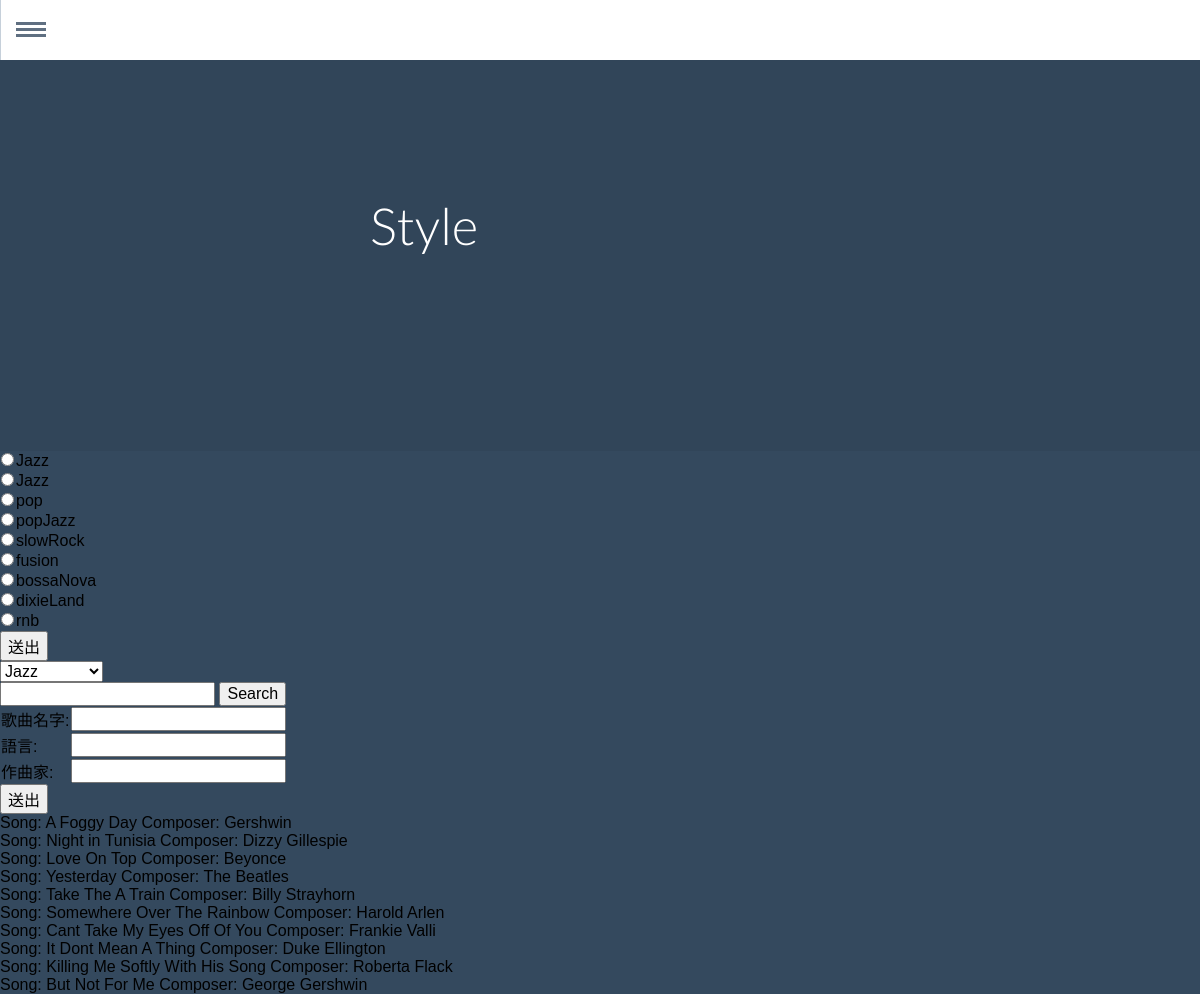
The page /style/ on the database as committed earlier.
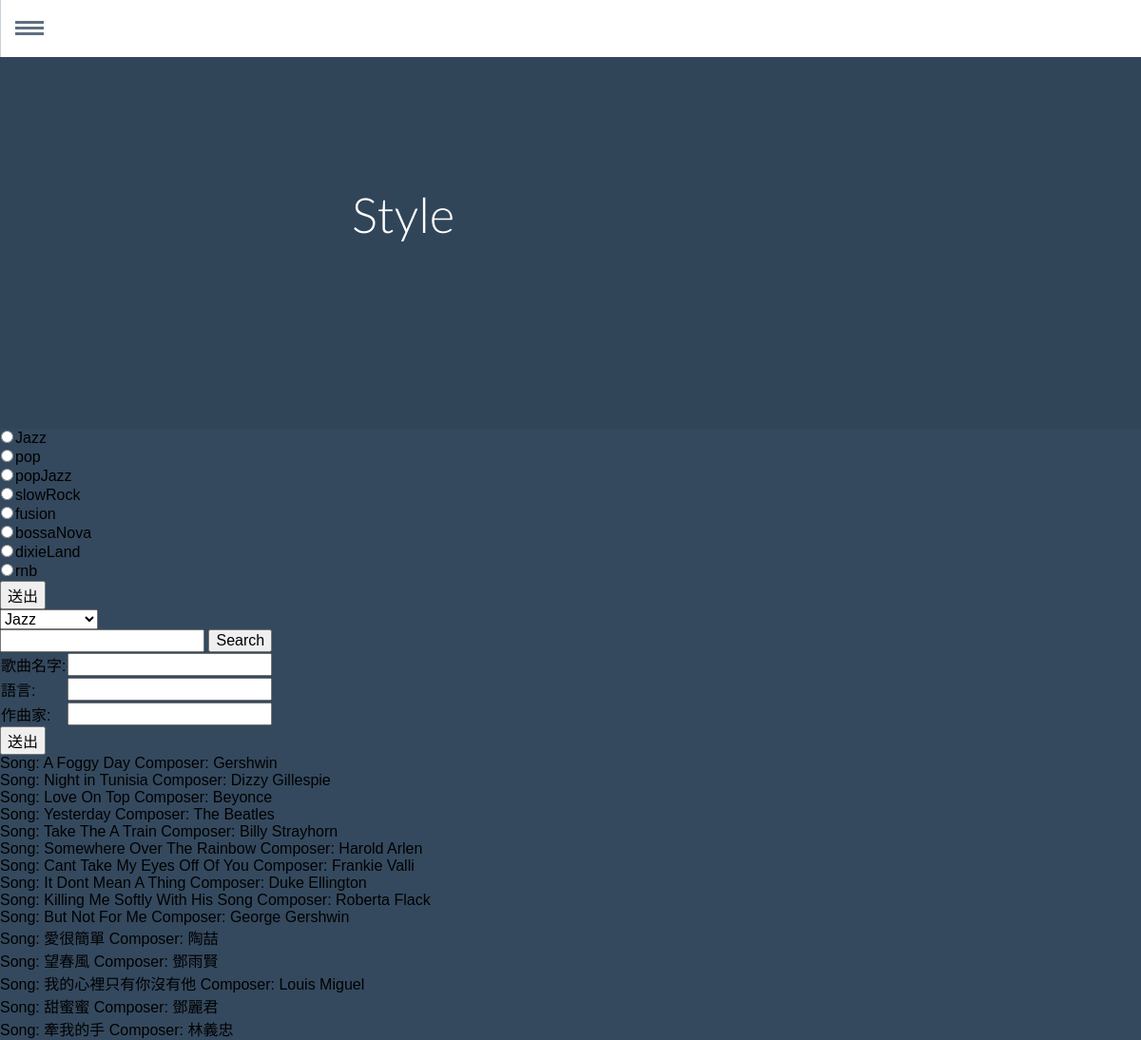
The same page on the database as committed later.
### singer/models.py (models this page shows, shortened)
class Style(models.Model):
	SID = models.AutoField(primary_key = True)
	SName = models.CharField(max_length = 100)

class Song(models.Model):
	SID = models.AutoField(primary_key = True)
	SName = models.CharField(max_length = 100)
	Language = models.CharField(max_length = 100)
	Composer = models.CharField(max_length = 100)
	Tonality = models.CharField(max_length = 100)
	Verion = models.CharField(max_length = 100)
	Style = models.ManyToManyField(Style)

### singer/views.py (the view)
# urls.py: url(r'^style/', style),
def style(request):
    Song_list = Song.objects.all()
    Style_list = Style.objects.all()
    if 'id' in request.GET:
        q = request.GET['id']
        F_Song_list = Style.objects.filter(SID=q)[0].song_set.all()
        return render(request, 'style.html', {'Song_list': F_Song_list, 'Style_list': Style_list})
    elif 'search' in request.GET:
        q = request.GET['search']
        S_Song_list = Song.objects.filter(SName__icontains=q)|Song.objects.filter(Composer__icontains=q)
        return render(request, 'style.html', {'Song_list': S_Song_list, 'Style_list': Style_list})
    elif 'song' in request.GET:
         Song.objects.create(SName=request.GET['song'], Language=request.GET['lan'], Composer=request.GET['comp'])
         return render(request, 'style.html', {'Song_list': Song_list, 'Style_list': Style_list})
    else:
        return render(request, 'style.html', {'Song_list': Song_list, 'Style_list': Style_list})

### templates/style.html (shortened to what this page needs)
<!DOCTYPE html>
<html lang="en" class="no-js">
	<head>
		<link rel="stylesheet" type="text/css" href="/static/css/normalize.css" />
		<link rel="stylesheet" type="text/css" href="/static/css/demo.css" />
		<link rel="stylesheet" type="text/css" href="/static/css/component.css" />
	</head>
	<body>
		<div class="container">
			<ul id="gn-menu" class="gn-menu-main">
				<li class="gn-trigger" style="float: left">
					<a class="gn-icon gn-icon-menu"><span>Menu</span></a>
				</li>
			</ul>
			<header>
				<h1>Style</h1>
			</header>
		</div>
		<div>
			<form action="" method="get">
        <table>
            {% for style in Style_list %}
                <tr>
                    <td> <input type="radio" name="id" value="{{style.SID}}"> </td>
                    <td> {{ style.SName }} </td>
                </tr>
            {% endfor %}
        </table>
        <input type="submit" value="送出">
      </form>
			<form action="" method="get">
				<select onchange="this.form.submit()">
					{% for style in Style_list %}
		                <tr>
		                    <td> <option name="id2" value="{{style.SID}}"> </td>
		                    <td> {{ style.SName }} </td>
		                </tr>
		            {% endfor %}
				</select>
    		</form>
			<form action="" method="get">
				<input type="text" name="search">
				<button type="submit">Search</button>
			</form>
			<form action="" method="get">
            <table>
                <tr>
                    <td> <label for="song">歌曲名字: </label> </td>
                    <td> <input type="text" id="song" type="text" name="song"> </td>
                </tr>
                <tr>
                    <td> <label for="lan">語言: </label> </td>
                    <td> <input type="text" id="lan" type="text" name="lan"> </td>
                </tr>
                <tr>
                    <td> <label for="comp">作曲家: </label> </td>
                    <td>
                        <input type="text" id="comp" type="text" name="comp"></td>
                </tr>
            </table>
            <input type="submit" value="送出">
        </form>
			{% for song in Song_list %}
			    <div>
					Song:
			    {{ song.SName }}
					<span>Composer:
					{{ song.Composer }}
			    </div>
			{% endfor %}
	</div>
	</body>
</html>

Rows that differ between the two databases and show on the page:
removed Style: SName "Jazz"
added Song: SName "愛很簡單", Composer "陶喆"
added Song: SName "望春風", Composer "鄧雨賢"
added Song: SName "我的心裡只有你沒有他", Composer "Louis Miguel"
added Song: SName "甜蜜蜜", Composer "鄧麗君"
added Song: SName "牽我的手", Composer "林義忠"
